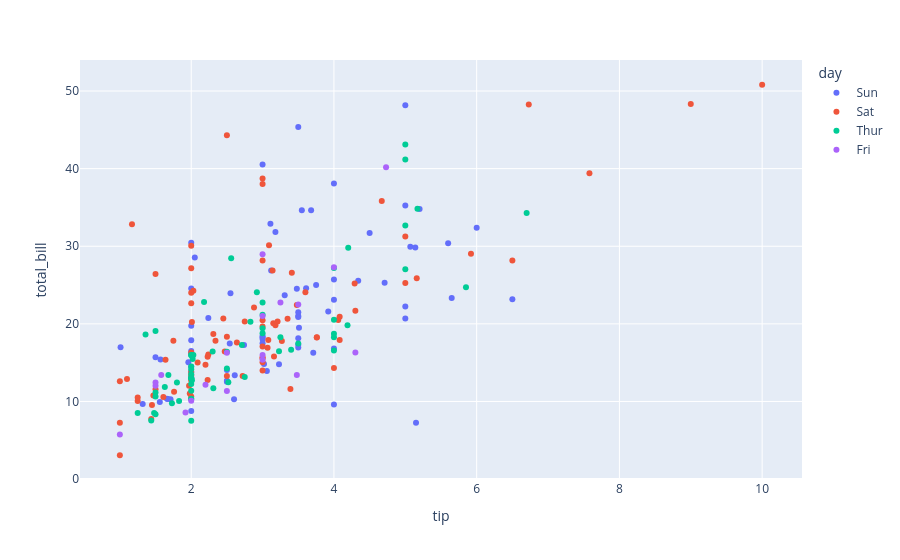

The notebook cell this image was saved under:
### Code cell
# • Scatter Plot
df = px.data.tips()
fig = px.scatter(df, x='tip', y='total_bill', color='day')
fig.show()
